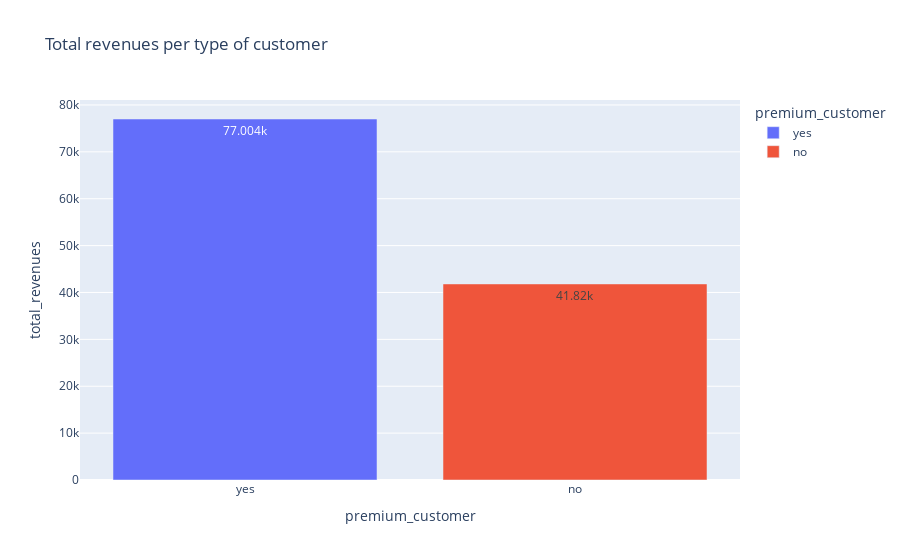

The code cell stored with this chart in its notebook:
### Code cell
fig4 = px.bar(premium_users, x='premium_customer', y='total_revenues', color='premium_customer', text_auto=True, title='Total revenues per type of customer')
fig4.write_image('images/premium_total.jpeg')
fig4.show()

### Figure 1 — Plotly figure (JSON) as saved in the notebook; plotly's stock layout.template omitted (floating-point values rounded to 4 significant figures)
{"data": [{"alignmentgroup": "True", "hovertemplate": "premium_customer=%{x}<br>total_revenues=%{y}<extra></extra>", "legendgroup": "yes", "marker": {"color": "#636efa", "pattern": {"shape": ""}}, "name": "yes", "offsetgroup": "yes", "orientation": "v", "showlegend": true, "textposition": "auto", "texttemplate": "%{y}", "type": "bar", "x": ["yes"], "xaxis": "x", "y": [77004], "yaxis": "y"}, {"alignmentgroup": "True", "hovertemplate": "premium_customer=%{x}<br>total_revenues=%{y}<extra></extra>", "legendgroup": "no", "marker": {"color": "#EF553B", "pattern": {"shape": ""}}, "name": "no", "offsetgroup": "no", "orientation": "v", "showlegend": true, "textposition": "auto", "texttemplate": "%{y}", "type": "bar", "x": ["no"], "xaxis": "x", "y": [41820], "yaxis": "y"}], "layout": {"barmode": "relative", "legend": {"title": {"text": "premium_customer"}, "tracegroupgap": 0}, "title": {"text": "Total revenues per type of customer"}, "xaxis": {"anchor": "y", "categoryarray": ["yes", "no"], "categoryorder": "array", "domain": [0, 1], "title": {"text": "premium_customer"}}, "yaxis": {"anchor": "x", "domain": [0, 1], "title": {"text": "total_revenues"}}}}
